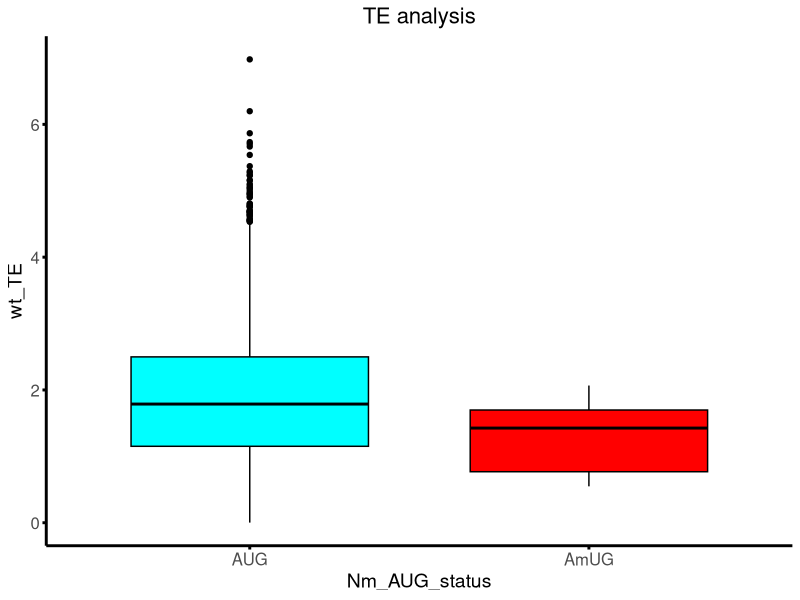

The R source for this figure:
## ---- chunk 1
knitr::opts_chunk$set(echo = TRUE)
## ---- chunk 2

library(readr)
library(readxl)
library(dplyr)
library(ggpubr)
library(ggplot2)
library(stats)
library(tidyr)

####-------------------------
#### Load data
####-------------------------

TE <- read_csv("TE.AUG.canonical.csv")

#####--------------
#Box plots of TE
#####--------------

# Box plot without outliers
my.plot <- ggboxplot(
  TE, 
  x = "Nm_AUG_status", 
  y = "wt_TE", 
  fill = "Nm_AUG_status", # Use 'Genotype' for fill
  palette = c("AUG" = "cyan", "AmUG" = "red"),
  error.plot.color = "gray" # Set error bars to grey
) + 
  theme_minimal() + 
  theme(
    panel.grid.major = element_blank(),
    panel.grid.minor = element_blank(),
    axis.line = element_line(size = 1),
    axis.ticks = element_line(size = 1),
    legend.position = "none", # Remove legend
    axis.text = element_text(size = 12), # Adjust axis text size
    axis.title = element_text(size = 14), # Adjust axis title size
    plot.title = element_text(size = 16, hjust = 0.5) # Adjust title size and alignment
  ) +
  ggtitle("TE analysis") # Add your title here

print(my.plot)

# Perform Wilcoxon test # Perform Wilcoxon test
test_result <- wilcox.test(wt_TE ~ Nm_AUG_status, 
                           data = TE, 
                           exact = FALSE, 
                           alternative = "less")
test_result

